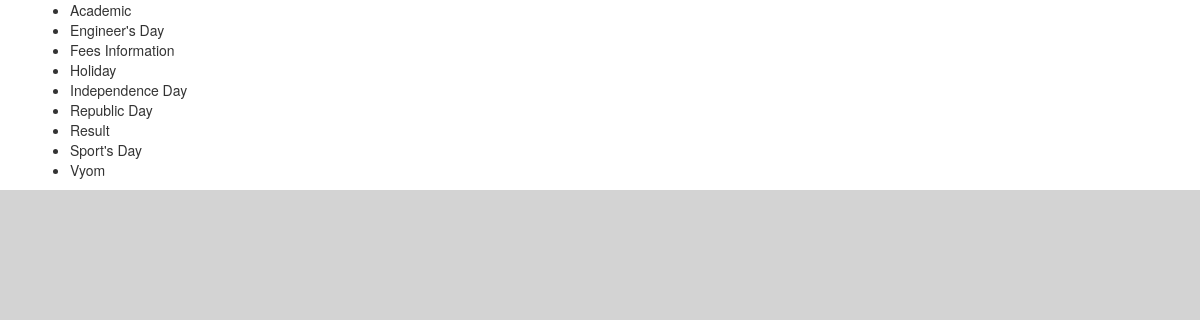
The app's page /posts/categories/ with its own data.
### posts/models.py (models this page shows, shortened)
class Category(models.Model):
    topic = models.CharField(max_length=100, default="Event", blank=True)
    slug = models.SlugField(help_text="This field will be automatically generated on Save", default="event")
    def __str__(self):
        return self.topic
    class Meta:
        ordering = ('topic',)
        verbose_name_plural = 'Categories'

### posts/views.py (the view)
def all_categories(request):
    categories = Category.objects.all().order_by('topic')
    context = {"categories" : categories}
    return render(request, 'all_categories.html', context)

### templates/all_categories.html (shortened to what this page needs)
{% extends "base.html" %}
{% block content %}
<ul>
  {% for category in categories %}
    <li>{{ category }}</li>
  {% endfor %}
</ul>
{% endblock %}

### static/css/base.css (style rules this page uses)
html { background-color: lightgrey; }

### records on screen
Category: topic "Academic"
Category: topic "Engineer's Day"
Category: topic "Fees Information"
Category: topic "Holiday"
Category: topic "Independence Day"
Category: topic "Republic Day"
Category: topic "Result"
Category: topic "Sport's Day"
Category: topic "Vyom"
